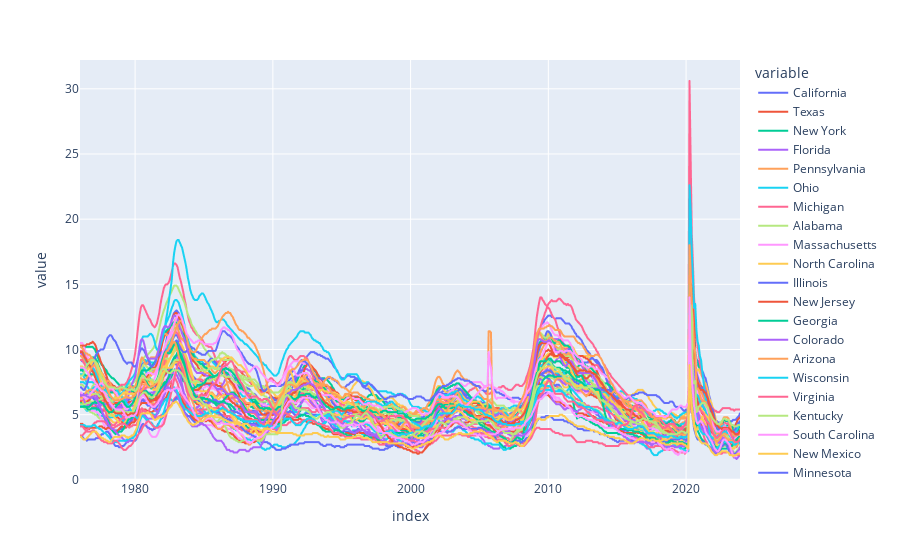

The cell this chart's notebook holds for it:
### Markdown cell above
### 1- what's the periods of highst ratios ?

### Code cell
px.line(unemp_results)

### Figure 1 — Plotly figure (JSON) as saved in the notebook; plotly's stock layout.template omitted (floating-point values rounded to 4 significant figures; data arrays with more than 128 entries replaced by an {"elided": "..."} marker saying what was removed)
{"data": [{"hovertemplate": "variable=California<br>index=%{x}<br>value=%{y}<extra></extra>", "legendgroup": "California", "line": {"color": "#636efa", "dash": "solid"}, "marker": {"symbol": "circle"}, "mode": "lines", "name": "California", "showlegend": true, "type": "scattergl", "x": {"elided": "576 str values"}, "xaxis": "x", "y": {"elided": "576 float values"}, "yaxis": "y"}, {"hovertemplate": "variable=Texas<br>index=%{x}<br>value=%{y}<extra></extra>", "legendgroup": "Texas", "line": {"color": "#EF553B", "dash": "solid"}, "marker": {"symbol": "circle"}, "mode": "lines", "name": "Texas", "showlegend": true, "type": "scattergl", "x": {"elided": "576 str values"}, "xaxis": "x", "y": {"elided": "576 float values"}, "yaxis": "y"}, {"hovertemplate": "variable=New York<br>index=%{x}<br>value=%{y}<extra></extra>", "legendgroup": "New York", "line": {"color": "#00cc96", "dash": "solid"}, "marker": {"symbol": "circle"}, "mode": "lines", "name": "New York", "showlegend": true, "type": "scattergl", "x": {"elided": "576 str values"}, "xaxis": "x", "y": {"elided": "576 float values"}, "yaxis": "y"}, {"hovertemplate": "variable=Florida<br>index=%{x}<br>value=%{y}<extra></extra>", "legendgroup": "Florida", "line": {"color": "#ab63fa", "dash": "solid"}, "marker": {"symbol": "circle"}, "mode": "lines", "name": "Florida", "showlegend": true, "type": "scattergl", "x": {"elided": "576 str values"}, "xaxis": "x", "y": {"elided": "576 float values"}, "yaxis": "y"}, {"hovertemplate": "variable=Pennsylvania<br>index=%{x}<br>value=%{y}<extra></extra>", "legendgroup": "Pennsylvania", "line": {"color": "#FFA15A", "dash": "solid"}, "marker": {"symbol": "circle"}, "mode": "lines", "name": "Pennsylvania", "showlegend": true, "type": "scattergl", "x": {"elided": "576 str values"}, "xaxis": "x", "y": {"elided": "576 float values"}, "yaxis": "y"}, {"hovertemplate": "variable=Ohio<br>index=%{x}<br>value=%{y}<extra></extra>", "legendgroup": "Ohio", "line": {"color": "#19d3f3", "dash": "solid"}, "marker": {"symbol": "circle"}, "mode": "lines", "name": "Ohio", "showlegend": true, "type": "scattergl", "x": {"elided": "576 str values"}, "xaxis": "x", "y": {"elided": "576 float values"}, "yaxis": "y"}, {"hovertemplate": "variable=Michigan<br>index=%{x}<br>value=%{y}<extra></extra>", "legendgroup": "Michigan", "line": {"color": "#FF6692", "dash": "solid"}, "marker": {"symbol": "circle"}, "mode": "lines", "name": "Michigan", "showlegend": true, "type": "scattergl", "x": {"elided": "576 str values"}, "xaxis": "x", "y": {"elided": "576 float values"}, "yaxis": "y"}, {"hovertemplate": "variable=Alabama<br>index=%{x}<br>value=%{y}<extra></extra>", "legendgroup": "Alabama", "line": {"color": "#B6E880", "dash": "solid"}, "marker": {"symbol": "circle"}, "mode": "lines", "name": "Alabama", "showlegend": true, "type": "scattergl", "x": {"elided": "576 str values"}, "xaxis": "x", "y": {"elided": "576 float values"}, "yaxis": "y"}, {"hovertemplate": "variable=Massachusetts<br>index=%{x}<br>value=%{y}<extra></extra>", "legendgroup": "Massachusetts", "line": {"color": "#FF97FF", "dash": "solid"}, "marker": {"symbol": "circle"}, "mode": "lines", "name": "Massachusetts", "showlegend": true, "type": "scattergl", "x": {"elided": "576 str values"}, "xaxis": "x", "y": {"elided": "576 float values"}, "yaxis": "y"}, {"hovertemplate": "variable=North Carolina<br>index=%{x}<br>value=%{y}<extra></extra>", "legendgroup": "North Carolina", "line": {"color": "#FECB52", "dash": "solid"}, "marker": {"symbol": "circle"}, "mode": "lines", "name": "North Carolina", "showlegend": true, "type": "scattergl", "x": {"elided": "576 str values"}, "xaxis": "x", "y": {"elided": "576 float values"}, "yaxis": "y"}, {"hovertemplate": "variable=Illinois<br>index=%{x}<br>value=%{y}<extra></extra>", "legendgroup": "Illinois", "line": {"color": "#636efa", "dash": "solid"}, "marker": {"symbol": "circle"}, "mode": "lines", "name": "Illinois", "showlegend": true, "type": "scattergl", "x": {"elided": "576 str values"}, "xaxis": "x", "y": {"elided": "576 float values"}, "yaxis": "y"}, {"hovertemplate": "variable=New Jersey<br>index=%{x}<br>value=%{y}<extra></extra>", "legendgroup": "New Jersey", "line": {"color": "#EF553B", "dash": "solid"}, "marker": {"symbol": "circle"}, "mode": "lines", "name": "New Jersey", "showlegend": true, "type": "scattergl", "x": {"elided": "576 str values"}, "xaxis": "x", "y": {"elided": "576 float values"}, "yaxis": "y"}, {"hovertemplate": "variable=Georgia<br>index=%{x}<br>value=%{y}<extra></extra>", "legendgroup": "Georgia", "line": {"color": "#00cc96", "dash": "solid"}, "marker": {"symbol": "circle"}, "mode": "lines", "name": "Georgia", "showlegend": true, "type": "scattergl", "x": {"elided": "576 str values"}, "xaxis": "x", "y": {"elided": "576 float values"}, "yaxis": "y"}, {"hovertemplate": "variable=Colorado<br>index=%{x}<br>value=%{y}<extra></extra>", "legendgroup": "Colorado", "line": {"color": "#ab63fa", "dash": "solid"}, "marker": {"symbol": "circle"}, "mode": "lines", "name": "Colorado", "showlegend": true, "type": "scattergl", "x": {"elided": "576 str values"}, "xaxis": "x", "y": {"elided": "576 float values"}, "yaxis": "y"}, {"hovertemplate": "variable=Arizona<br>index=%{x}<br>value=%{y}<extra></extra>", "legendgroup": "Arizona", "line": {"color": "#FFA15A", "dash": "solid"}, "marker": {"symbol": "circle"}, "mode": "lines", "name": "Arizona", "showlegend": true, "type": "scattergl", "x": {"elided": "576 str values"}, "xaxis": "x", "y": {"elided": "576 float values"}, "yaxis": "y"}, {"hovertemplate": "variable=Wisconsin<br>index=%{x}<br>value=%{y}<extra></extra>", "legendgroup": "Wisconsin", "line": {"color": "#19d3f3", "dash": "solid"}, "marker": {"symbol": "circle"}, "mode": "lines", "name": "Wisconsin", "showlegend": true, "type": "scattergl", "x": {"elided": "576 str values"}, "xaxis": "x", "y": {"elided": "576 float values"}, "yaxis": "y"}, {"hovertemplate": "variable=Virginia<br>index=%{x}<br>value=%{y}<extra></extra>", "legendgroup": "Virginia", "line": {"color": "#FF6692", "dash": "solid"}, "marker": {"symbol": "circle"}, "mode": "lines", "name": "Virginia", "showlegend": true, "type": "scattergl", "x": {"elided": "576 str values"}, "xaxis": "x", "y": {"elided": "576 float values"}, "yaxis": "y"}, {"hovertemplate": "variable=Kentucky<br>index=%{x}<br>value=%{y}<extra></extra>", "legendgroup": "Kentucky", "line": {"color": "#B6E880", "dash": "solid"}, "marker": {"symbol": "circle"}, "mode": "lines", "name": "Kentucky", "showlegend": true, "type": "scattergl", "x": {"elided": "576 str values"}, "xaxis": "x", "y": {"elided": "576 float values"}, "yaxis": "y"}, {"hovertemplate": "variable=South Carolina<br>index=%{x}<br>value=%{y}<extra></extra>", "legendgroup": "South Carolina", "line": {"color": "#FF97FF", "dash": "solid"}, "marker": {"symbol": "circle"}, "mode": "lines", "name": "South Carolina", "showlegend": true, "type": "scattergl", "x": {"elided": "576 str values"}, "xaxis": "x", "y": {"elided": "576 float values"}, "yaxis": "y"}, {"hovertemplate": "variable=New Mexico<br>index=%{x}<br>value=%{y}<extra></extra>", "legendgroup": "New Mexico", "line": {"color": "#FECB52", "dash": "solid"}, "marker": {"symbol": "circle"}, "mode": "lines", "name": "New Mexico", "showlegend": true, "type": "scattergl", "x": {"elided": "576 str values"}, "xaxis": "x", "y": {"elided": "576 float values"}, "yaxis": "y"}, {"hovertemplate": "variable=Minnesota<br>index=%{x}<br>value=%{y}<extra></extra>", "legendgroup": "Minnesota", "line": {"color": "#636efa", "dash": "solid"}, "marker": {"symbol": "circle"}, "mode": "lines", "name": "Minnesota", "showlegend": true, "type": "scattergl", "x": {"elided": "576 str values"}, "xaxis": "x", "y": {"elided": "576 float values"}, "yaxis": "y"}, {"hovertemplate": "variable=Tennessee<br>index=%{x}<br>value=%{y}<extra></extra>", "legendgroup": "Tennessee", "line": {"color": "#EF553B", "dash": "solid"}, "marker": {"symbol": "circle"}, "mode": "lines", "name": "Tennessee", "showlegend": true, "type": "scattergl", "x": {"elided": "576 str values"}, "xaxis": "x", "y": {"elided": "576 float values"}, "yaxis": "y"}, {"hovertemplate": "variable=Washington<br>index=%{x}<br>value=%{y}<extra></extra>", "legendgroup": "Washington", "line": {"color": "#00cc96", "dash": "solid"}, "marker": {"symbol": "circle"}, "mode": "lines", "name": "Washington", "showlegend": true, "type": "scattergl", "x": {"elided": "576 str values"}, "xaxis": "x", "y": {"elided": "576 float values"}, "yaxis": "y"}, {"hovertemplate": "variable=Maryland<br>index=%{x}<br>value=%{y}<extra></extra>", "legendgroup": "Maryland", "line": {"color": "#ab63fa", "dash": "solid"}, "marker": {"symbol": "circle"}, "mode": "lines", "name": "Maryland", "showlegend": true, "type": "scattergl", "x": {"elided": "576 str values"}, "xaxis": "x", "y": {"elided": "576 float values"}, "yaxis": "y"}, {"hovertemplate": "variable=Oregon<br>index=%{x}<br>value=%{y}<extra></extra>", "legendgroup": "Oregon", "line": {"color": "#FFA15A", "dash": "solid"}, "marker": {"symbol": "circle"}, "mode": "lines", "name": "Oregon", "showlegend": true, "type": "scattergl", "x": {"elided": "576 str values"}, "xaxis": "x", "y": {"elided": "576 float values"}, "yaxis": "y"}, {"hovertemplate": "variable=West Virginia<br>index=%{x}<br>value=%{y}<extra></extra>", "legendgroup": "West Virginia", "line": {"color": "#19d3f3", "dash": "solid"}, "marker": {"symbol": "circle"}, "mode": "lines", "name": "West Virginia", "showlegend": true, "type": "scattergl", "x": {"elided": "576 str values"}, "xaxis": "x", "y": {"elided": "576 float values"}, "yaxis": "y"}, {"hovertemplate": "variable=Nevada<br>index=%{x}<br>value=%{y}<extra></extra>", "legendgroup": "Nevada", "line": {"color": "#FF6692", "dash": "solid"}, "marker": {"symbol": "circle"}, "mode": "lines", "name": "Nevada", "showlegend": true, "type": "scattergl", "x": {"elided": "576 str values"}, "xaxis": "x", "y": {"elided": "576 float values"}, "yaxis": "y"}, {"hovertemplate": "variable=Arkansas<br>index=%{x}<br>value=%{y}<extra></extra>", "legendgroup": "Arkansas", "line": {"color": "#B6E880", "dash": "solid"}, "marker": {"symbol": "circle"}, "mode": "lines", "name": "Arkansas", "showlegend": true, "type": "scattergl", "x": {"elided": "576 str values"}, "xaxis": "x", "y": {"elided": "576 float values"}, "yaxis": "y"}, {"hovertemplate": "variable=Oklahoma<br>index=%{x}<br>value=%{y}<extra></extra>", "legendgroup": "Oklahoma", "line": {"color": "#FF97FF", "dash": "solid"}, "marker": {"symbol": "circle"}, "mode": "lines", "name": "Oklahoma", "showlegend": true, "type": "scattergl", "x": {"elided": "576 str values"}, "xaxis": "x", "y": {"elided": "576 float values"}, "yaxis": "y"}, {"hovertemplate": "variable=Missouri<br>index=%{x}<br>value=%{y}<extra></extra>", "legendgroup": "Missouri", "line": {"color": "#FECB52", "dash": "solid"}, "marker": {"symbol": "circle"}, "mode": "lines", "name": "Missouri", "showlegend": true, "type": "scattergl", "x": {"elided": "576 str values"}, "xaxis": "x", "y": {"elided": "576 float values"}, "yaxis": "y"}, {"hovertemplate": "variable=Alaska<br>index=%{x}<br>value=%{y}<extra></extra>", "legendgroup": "Alaska", "line": {"color": "#636efa", "dash": "solid"}, "marker": {"symbol": "circle"}, "mode": "lines", "name": "Alaska", "showlegend": true, "type": "scattergl", "x": {"elided": "576 str values"}, "xaxis": "x", "y": {"elided": "576 float values"}, "yaxis": "y"}, {"hovertemplate": "variable=Iowa<br>index=%{x}<br>value=%{y}<extra></extra>", "legendgroup": "Iowa", "line": {"color": "#EF553B", "dash": "solid"}, "marker": {"symbol": "circle"}, "mode": "lines", "name": "Iowa", "showlegend": true, "type": "scattergl", "x": {"elided": "576 str values"}, "xaxis": "x", "y": {"elided": "576 float values"}, "yaxis": "y"}, {"hovertemplate": "variable=Utah<br>index=%{x}<br>value=%{y}<extra></extra>", "legendgroup": "Utah", "line": {"color": "#00cc96", "dash": "solid"}, "marker": {"symbol": "circle"}, "mode": "lines", "name": "Utah", "showlegend": true, "type": "scattergl", "x": {"elided": "576 str values"}, "xaxis": "x", "y": {"elided": "576 float values"}, "yaxis": "y"}, {"hovertemplate": "variable=Indiana<br>index=%{x}<br>value=%{y}<extra></extra>", "legendgroup": "Indiana", "line": {"color": "#ab63fa", "dash": "solid"}, "marker": {"symbol": "circle"}, "mode": "lines", "name": "Indiana", "showlegend": true, "type": "scattergl", "x": {"elided": "576 str values"}, "xaxis": "x", "y": {"elided": "576 float values"}, "yaxis": "y"}, {"hovertemplate": "variable=Louisiana<br>index=%{x}<br>value=%{y}<extra></extra>", "legendgroup": "Louisiana", "line": {"color": "#FFA15A", "dash": "solid"}, "marker": {"symbol": "circle"}, "mode": "lines", "name": "Louisiana", "showlegend": true, "type": "scattergl", "x": {"elided": "576 str values"}, "xaxis": "x", "y": {"elided": "576 float values"}, "yaxis": "y"}, {"hovertemplate": "variable=Hawaii<br>index=%{x}<br>value=%{y}<extra></extra>", "legendgroup": "Hawaii", "line": {"color": "#19d3f3", "dash": "solid"}, "marker": {"symbol": "circle"}, "mode": "lines", "name": "Hawaii", "showlegend": true, "type": "scattergl", "x": {"elided": "576 str values"}, "xaxis": "x", "y": {"elided": "576 float values"}, "yaxis": "y"}, {"hovertemplate": "variable=North Dakota<br>index=%{x}<br>value=%{y}<extra></extra>", "legendgroup": "North Dakota", "line": {"color": "#FF6692", "dash": "solid"}, "marker": {"symbol": "circle"}, "mode": "lines", "name": "North Dakota", "showlegend": true, "type": "scattergl", "x": {"elided": "576 str values"}, "xaxis": "x", "y": {"elided": "576 float values"}, "yaxis": "y"}, {"hovertemplate": "variable=Montana<br>index=%{x}<br>value=%{y}<extra></extra>", "legendgroup": "Montana", "line": {"color": "#B6E880", "dash": "solid"}, "marker": {"symbol": "circle"}, "mode": "lines", "name": "Montana", "showlegend": true, "type": "scattergl", "x": {"elided": "576 str values"}, "xaxis": "x", "y": {"elided": "576 float values"}, "yaxis": "y"}, {"hovertemplate": "variable=Mississippi<br>index=%{x}<br>value=%{y}<extra></extra>", "legendgroup": "Mississippi", "line": {"color": "#FF97FF", "dash": "solid"}, "marker": {"symbol": "circle"}, "mode": "lines", "name": "Mississippi", "showlegend": true, "type": "scattergl", "x": {"elided": "576 str values"}, "xaxis": "x", "y": {"elided": "576 float values"}, "yaxis": "y"}, {"hovertemplate": "variable=Maine<br>index=%{x}<br>value=%{y}<extra></extra>", "legendgroup": "Maine", "line": {"color": "#FECB52", "dash": "solid"}, "marker": {"symbol": "circle"}, "mode": "lines", "name": "Maine", "showlegend": true, "type": "scattergl", "x": {"elided": "576 str values"}, "xaxis": "x", "y": {"elided": "576 float values"}, "yaxis": "y"}, {"hovertemplate": "variable=Nebraska<br>index=%{x}<br>value=%{y}<extra></extra>", "legendgroup": "Nebraska", "line": {"color": "#636efa", "dash": "solid"}, "marker": {"symbol": "circle"}, "mode": "lines", "name": "Nebraska", "showlegend": true, "type": "scattergl", "x": {"elided": "576 str values"}, "xaxis": "x", "y": {"elided": "576 float values"}, "yaxis": "y"}, {"hovertemplate": "variable=Connecticut<br>index=%{x}<br>value=%{y}<extra></extra>", "legendgroup": "Connecticut", "line": {"color": "#EF553B", "dash": "solid"}, "marker": {"symbol": "circle"}, "mode": "lines", "name": "Connecticut", "showlegend": true, "type": "scattergl", "x": {"elided": "576 str values"}, "xaxis": "x", "y": {"elided": "576 float values"}, "yaxis": "y"}, {"hovertemplate": "variable=Idaho<br>index=%{x}<br>value=%{y}<extra></extra>", "legendgroup": "Idaho", "line": {"color": "#00cc96", "dash": "solid"}, "marker": {"symbol": "circle"}, "mode": "lines", "name": "Idaho", "showlegend": true, "type": "scattergl", "x": {"elided": "576 str values"}, "xaxis": "x", "y": {"elided": "576 float values"}, "yaxis": "y"}, {"hovertemplate": "variable=New Hampshire<br>index=%{x}<br>value=%{y}<extra></extra>", "legendgroup": "New Hampshire", "line": {"color": "#ab63fa", "dash": "solid"}, "marker": {"symbol": "circle"}, "mode": "lines", "name": "New Hampshire", "showlegend": true, "type": "scattergl", "x": {"elided": "576 str values"}, "xaxis": "x", "y": {"elided": "576 float values"}, "yaxis": "y"}, {"hovertemplate": "variable=Rhode Island<br>index=%{x}<br>value=%{y}<extra></extra>", "legendgroup": "Rhode Island", "line": {"color": "#FFA15A", "dash": "solid"}, "marker": {"symbol": "circle"}, "mode": "lines", "name": "Rhode Island", "showlegend": true, "type": "scattergl", "x": {"elided": "576 str values"}, "xaxis": "x", "y": {"elided": "576 float values"}, "yaxis": "y"}, {"hovertemplate": "variable=Kansas<br>index=%{x}<br>value=%{y}<extra></extra>", "legendgroup": "Kansas", "line": {"color": "#19d3f3", "dash": "solid"}, "marker": {"symbol": "circle"}, "mode": "lines", "name": "Kansas", "showlegend": true, "type": "scattergl", "x": {"elided": "576 str values"}, "xaxis": "x", "y": {"elided": "576 float values"}, "yaxis": "y"}, {"hovertemplate": "variable=Wyoming<br>index=%{x}<br>value=%{y}<extra></extra>", "legendgroup": "Wyoming", "line": {"color": "#FF6692", "dash": "solid"}, "marker": {"symbol": "circle"}, "mode": "lines", "name": "Wyoming", "showlegend": true, "type": "scattergl", "x": {"elided": "576 str values"}, "xaxis": "x", "y": {"elided": "576 float values"}, "yaxis": "y"}, {"hovertemplate": "variable=Delaware<br>index=%{x}<br>value=%{y}<extra></extra>", "legendgroup": "Delaware", "line": {"color": "#B6E880", "dash": "solid"}, "marker": {"symbol": "circle"}, "mode": "lines", "name": "Delaware", "showlegend": true, "type": "scattergl", "x": {"elided": "576 str values"}, "xaxis": "x", "y": {"elided": "576 float values"}, "yaxis": "y"}, {"hovertemplate": "variable=Vermont<br>index=%{x}<br>value=%{y}<extra></extra>", "legendgroup": "Vermont", "line": {"color": "#FF97FF", "dash": "solid"}, "marker": {"symbol": "circle"}, "mode": "lines", "name": "Vermont", "showlegend": true, "type": "scattergl", "x": {"elided": "576 str values"}, "xaxis": "x", "y": {"elided": "576 float values"}, "yaxis": "y"}, {"hovertemplate": "variable=South Dakota<br>index=%{x}<br>value=%{y}<extra></extra>", "legendgroup": "South Dakota", "line": {"color": "#FECB52", "dash": "solid"}, "marker": {"symbol": "circle"}, "mode": "lines", "name": "South Dakota", "showlegend": true, "type": "scattergl", "x": {"elided": "576 str values"}, "xaxis": "x", "y": {"elided": "576 float values"}, "yaxis": "y"}], "layout": {"legend": {"title": {"text": "variable"}, "tracegroupgap": 0}, "margin": {"t": 60}, "xaxis": {"anchor": "y", "domain": [0, 1], "title": {"text": "index"}}, "yaxis": {"anchor": "x", "domain": [0, 1], "title": {"text": "value"}}}}
